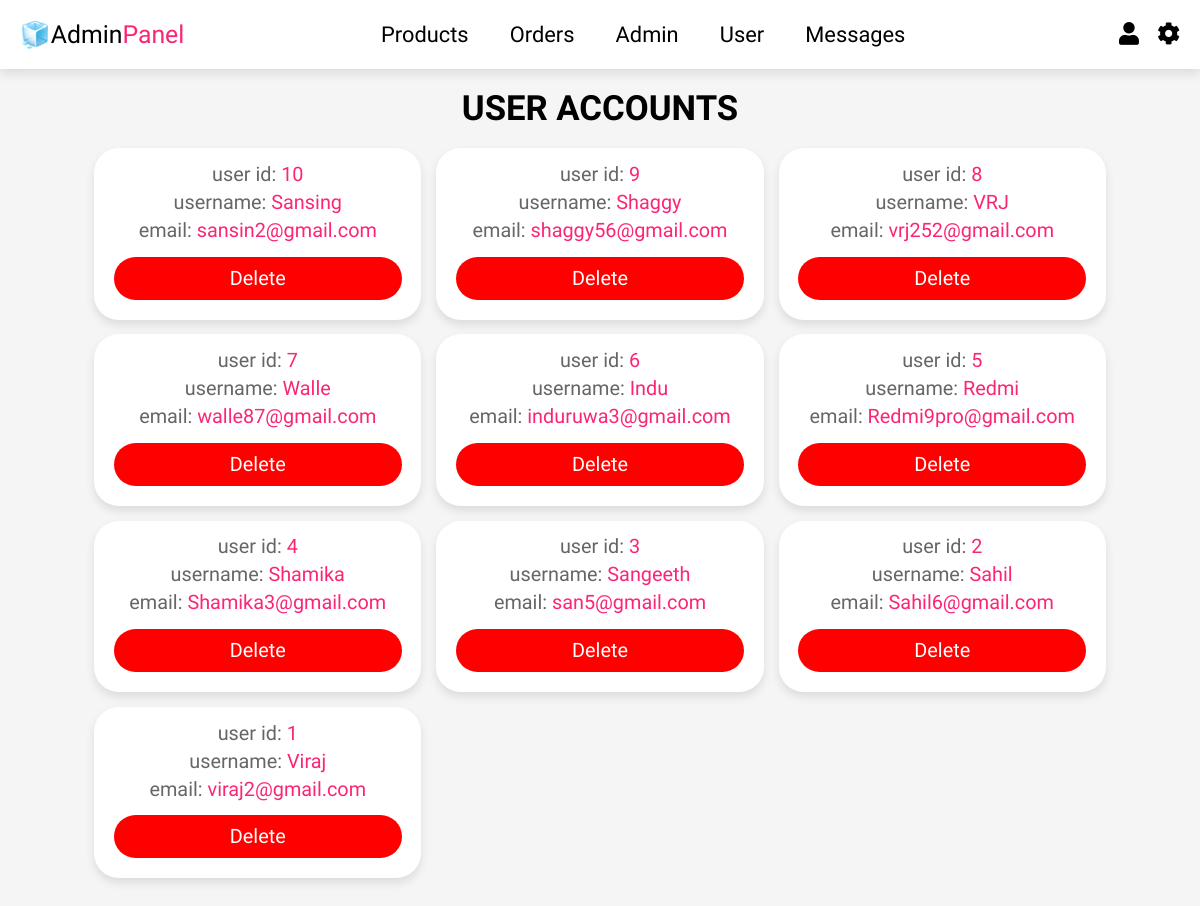
Screenshot of /backend/user_accounts.php (signed in) with the database file from the repository.
### tables this page shows
CREATE TABLE `users` (
  `id` int(100) NOT NULL,
  `name` varchar(100) NOT NULL,
  `email` varchar(100) NOT NULL,
  `password` varchar(100) NOT NULL
);

### backend/user_accounts.php (the view, shortened to what this page needs)
<!DOCTYPE html>
<html lang="en">
<head>
    <link rel="stylesheet" href="https://cdnjs.cloudflare.com/ajax/libs/font-awesome/5.15.3/css/all.min.css">
    <link rel="stylesheet" href="../css/admin_style.css">
</head>
<body>
    <?php @include 'admin_header.php'; ?>
    <section class="accounts">
        <h1 class="heading">User Accounts</h1>
        <div class="box-container">
            <?php
            $select_users = mysqli_query($conn, "SELECT * FROM `users` ORDER BY id DESC") or die('query failed');
            if(mysqli_num_rows($select_users) > 0){
                while($fetch_users = mysqli_fetch_assoc($select_users)){
        ?>
            <div class="box">
                <p>user id: <span><?php echo $fetch_users['id']; ?></span></p>
                <p>username: <span><?php echo $fetch_users['name']; ?></span></p>
                <p>email: <span><?php echo $fetch_users['email']; ?></span></p>
                <div class="flex-btn">
                    <a href="user_accounts.php?delete=<?php echo $fetch_users['id']; ?>"
                        onclick="return confirm('Do you want to delete this account?')" class="delete-btn">delete</a>
                </div>
            </div>
            <?php
                }
            }else{
                echo '<p class="empty">No accounts available!</p>';
            }
        ?>
        </div>
    </section>
</body>
</html>

### css/admin_style.css (style rules this page uses)
:root { --main-color: #FB2576; --primary-color: #666; --bg-color: #f5f5f5; --white: #fff; --black: #000000; --round-color: #d7d7d7 ; --hover: #FEA1A1; --border:.1rem solid black; --box-shadow:0 .5rem 1rem rgba(0,0,0,.1); --gradient-color-red: linear-gradient(90deg, hsl(7, 89%, 46%) 15%, hsl(11, 93%, 68%) 100%); --gradient-color-orange: linear-gradient(90deg, hsl(22, 89%, 46%) 15%, hsl(54, 90%, 45%) 100%); --gradient-color-yellow: linear-gradient(90deg, hsl(54, 89%, 46%) 15%, hsl(92, 90%, 45%) 100%); --gradient-color-green: linear-gradient(90deg, hsl(92, 89%, 46%) 15%, hsl(92, 90%, 68%) 100%); }
* { font-family: 'Dosis', sans-serif; margin: 0; padding: 0; box-sizing: border-box; outline: none; text-decoration: none; transition: .2s linear; }
html, body { font-size: 62%; overflow-x: hidden; scroll-behavior: smooth; scroll-padding-top: 7rem; background: var(--bg-color); overscroll-behavior: none; height: 100vh; }
section { padding: 2rem; margin: 0 auto; max-width: 1200px; }
.heading { text-align: center; margin-bottom: 2rem; font-size: 3.5rem; color: var(--black); text-transform: uppercase; }
.delete-btn, .option-btn, .btn { display: block; width: 100%; margin-top: 1rem; border-radius: 2.5rem; padding:1rem 3rem; font-size: 2rem; color:var(--white); cursor: pointer; text-transform: capitalize; text-align: center; border: var(--box-shadow); }
.delete-btn { background-color: red; }
.flex-btn { display: flex; gap:1rem; }
.accounts .box-container { display: grid; grid-template-columns: repeat(auto-fit, 33rem); gap:1.5rem; align-items: flex-start; justify-content: center; }
.accounts .box-container .box { padding:2rem; padding-top: 1rem; border-radius: 2.5rem; text-align: center; border:var(--box-shadow); background-color: var(--white); box-shadow: var(--box-shadow); }
.accounts .box-container .box p { font-size: 2rem; color:var(--primary-color); margin: .5rem 0; }
.accounts .box-container .box p span { color:var(--main-color); }

### rows the page displays
users: id "10", name "Sansing", email "sansin2@gmail.com"
users: id "9", name "Shaggy", email "shaggy56@gmail.com"
users: id "8", name "VRJ", email "vrj252@gmail.com"
users: id "7", name "Walle", email "walle87@gmail.com"
users: id "6", name "Indu", email "induruwa3@gmail.com"
users: id "5", name "Redmi", email "Redmi9pro@gmail.com"
users: id "4", name "Shamika", email "Shamika3@gmail.com"
users: id "3", name "Sangeeth", email "san5@gmail.com"
users: id "2", name "Sahil", email "Sahil6@gmail.com"
users: id "1", name "Viraj", email "viraj2@gmail.com"
